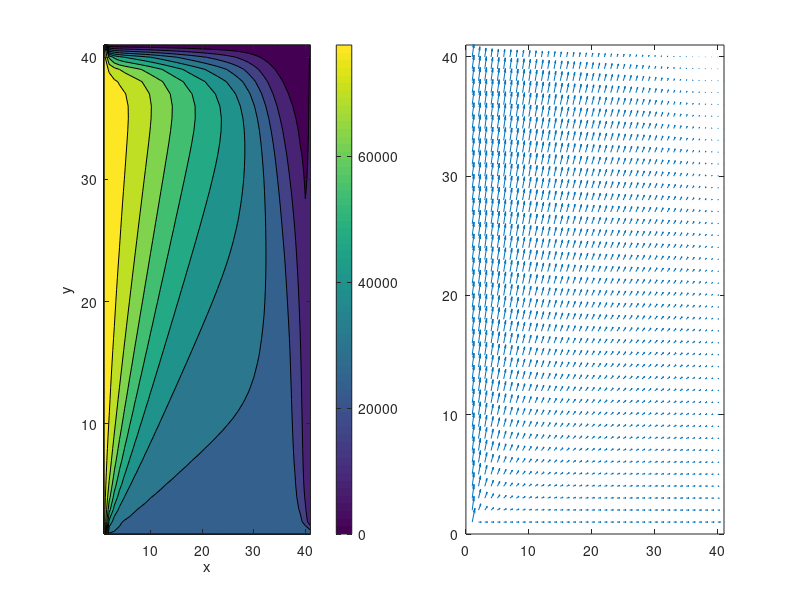

Recreate this plot in MATLAB.
% 2d Laminar flow
clear; clc;

% Grid
nx = 41; ny = 41;
Lx = 1; Ly = 1;
dx = Lx/(nx-1);
dy = Ly/(ny-1);

% Parameter
rho = 1000;
nu = 1e-1;
dt = 0.001;
nt = 500;

% Fields
u = zeros(ny,nx);
v = zeros(ny,nx);
p = zeros(ny,nx);

for n = 1:nt
    un = u;
    vn = v;

    % Velocity updates
    u(2:end-1,2:end-1) = un(2:end-1,2:end-1) ...
        - dt/dx * un(2:end-1,2:end-1) .* (un(2:end-1,2:end-1) - un(2:end-1,1:end-2)) ...
        - dt/dy * vn(2:end-1,2:end-1) .* (un(2:end-1,2:end-1) - un(1:end-2,2:end-1)) ...
        - dt/(2*rho*dx) * (p(2:end-1,3:end) - p(2:end-1,1:end-2)) ...
        + nu * (dt/dx^2 * (un(2:end-1,3:end) - 2*un(2:end-1,2:end-1) + un(2:end-1,1:end-2)) ...
        + dt/dy^2 * (un(3:end,2:end-1) - 2*un(2:end-1,2:end-1) + un(1:end-2,2:end-1)));

    v(2:end-1,2:end-1) = vn(2:end-1,2:end-1) ...
        - dt/dx * un(2:end-1,2:end-1) .* (vn(2:end-1,2:end-1) - vn(2:end-1,1:end-2)) ...
        - dt/dy * vn(2:end-1,2:end-1) .* (vn(2:end-1,2:end-1) - vn(1:end-2,2:end-1)) ...
        - dt/(2*rho*dy) * (p(3:end,2:end-1) - p(1:end-2,2:end-1)) ...
        + nu * (dt/dx^2 * (vn(2:end-1,3:end) - 2*vn(2:end-1,2:end-1) + vn(2:end-1,1:end-2)) ...
        + dt/dy^2 * (vn(3:end,2:end-1) - 2*vn(2:end-1,2:end-1) + vn(1:end-2,2:end-1)));

    % Boundaries 
    u(:,1) = 2; u(:,end) = rand;
    u(1,:) = 3; u(end,:) = 0;
    v(:,1) = 8;
    p(1,:) = 0; p(end,:) = 0;
end
speed = sqrt(u.^2 + v.^2);
Re=rho * speed .* Lx / nu;

%Re=Re/max(max(Re));

subplot(1,2,1)
contourf(Re)
colorbar
xlabel('x')
ylabel('y')

subplot(1,2,2)
quiver(u,v)
xlim([0 nx])
ylim([0 ny])
